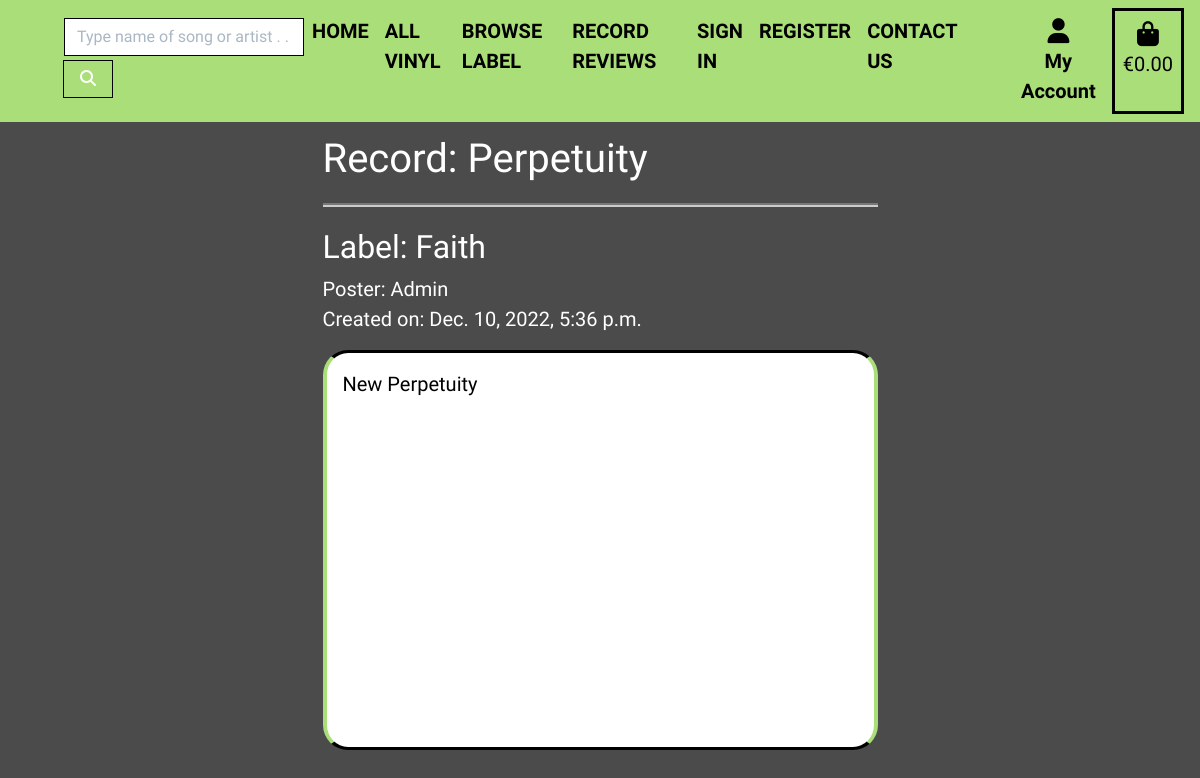
The page /reviews/13/Perpetuity/ on the database its author committed.
### reviews/models.py (models this page shows, shortened)
class Review(models.Model):
    title = models.ForeignKey(
        Record, on_delete=models.CASCADE, max_length=100, blank=False
    )
    label = models.ForeignKey(
        Label, on_delete=models.CASCADE, max_length=100,
        blank=False, default='1'
    )
    user = models.ForeignKey(
        User, on_delete=models.CASCADE, blank=False
    )
    subject = models.CharField(
        max_length=100, null=False, blank=False, default='Enter Review Title'
    )
    content = models.TextField()
    status = models.IntegerField(choices=STATUS, default=0)
    created_on = models.DateTimeField(auto_now_add=True)
    updated_on = models.DateTimeField(auto_now=True)
    class Meta:
        ordering = ["-created_on"]

### products/models.py (models this page shows, shortened)
class Record(models.Model):
    title = models.CharField(max_length=254)
    artist = models.CharField(max_length=254)
    producer = models.CharField(max_length=254, default="")
    label = models.ForeignKey(Label, on_delete=models.CASCADE)
    price = models.DecimalField(max_digits=4, decimal_places=2)
    track = models.CharField(
        max_length=500, null=False, blank=False, default=""
    )
    description = models.TextField(null=True, blank=True)
    image_url = models.URLField(max_length=1024, null=True, blank=True)
    image = models.ImageField(null=True, blank=True)
    def __str__(self):
        return self.title

class Label(models.Model):
    label = models.CharField(max_length=150)
    friendly_name = models.CharField(max_length=254)
    def __str__(self):
        return self.label

### reviews/views.py (the view)
# urls.py: path("<slug:pk>/<str:title>/", views.ReviewDetail.as_view(),
class ReviewDetail(View):
    def get(self, request, pk, title, *args, **kwargs):
        queryset = Review.objects.filter(status=1)
        review = get_object_or_404(queryset, pk=pk)
        return render(
            request,
            "reviews/review_detail.html",
            {
                "review": review,
            },
        )

### basket/contexts.py (called while the page is built, shortened)
def basket_contents(request):
    basket_items = []
    total = 0
    record_count = 0
    basket = request.session.get('basket', {})
    delivery = total * Decimal(settings.DELIVERY_PERCENTAGE / 100)
    grand_total = total + delivery
    context = {
        'basket_items': basket_items,
        'total': total,
        'record_count': record_count,
        'delivery': delivery,
        'grand_total': grand_total,
    }
    return context

### reviews/templates/reviews/review_detail.html (shortened to what this page needs)
{% extends "base.html" %}
{% load static %}
{% block page_header %}
    <div class="container header-container">
    </div>
{% endblock %}
{% block content %}
    <div class="container-fluid">
        <div class="col-md-6 offset-md-3 pb-5">
            <h1 class="text-white">Record: {{ review.title }}</h1>
            <hr class="hr-white">
            <h2 class="text-white">Label: {{ review.label }}</h2>
            <p class="text-white">Poster: {{ review.user }} <br>Created on: {{ review.created_on }}</p>
            <div class="review-detail-card bg-info">
                <p class="text-black p-3">
                    {{ review.content | safe }}
                </p>
            </div>
        </div>
    </div>
{% endblock %}

### static/css/base.css (style rules this page uses)
html { height: 100%; }
body { font-family: 'Squada One', sans-serif; font-size: 20px; background: rgb(76, 75, 75); height: calc(100vh - 164px); margin: 0; padding: 0; }
.header-container { margin-top: -2.45%; }
.review-detail-card { min-height: 50vh; border-radius: 25px; border: 4px solid rgb(170, 222, 121); }
.hr-white { display: block; height: 1px; border: 0; border-top: 4px groove #ccc; margin: 1em 0; padding: 0; }
.bg-info { background-color: white !important; border-top: #000 3px solid; border-bottom: #000 3px solid; margin-top: 0; }
.text-black { color: #000 !important; }
@media (min-width: 1200px) { .container { max-width: 80%; } }
@media (min-width: 992px) { .header-container { padding-top: 164px; } }

### rows shown on the page
Review: title "Perpetuity", label "Faith", user "Admin", created_on "Dec. 10, 2022, 5:36 p.m.", content "New Perpetuity"
